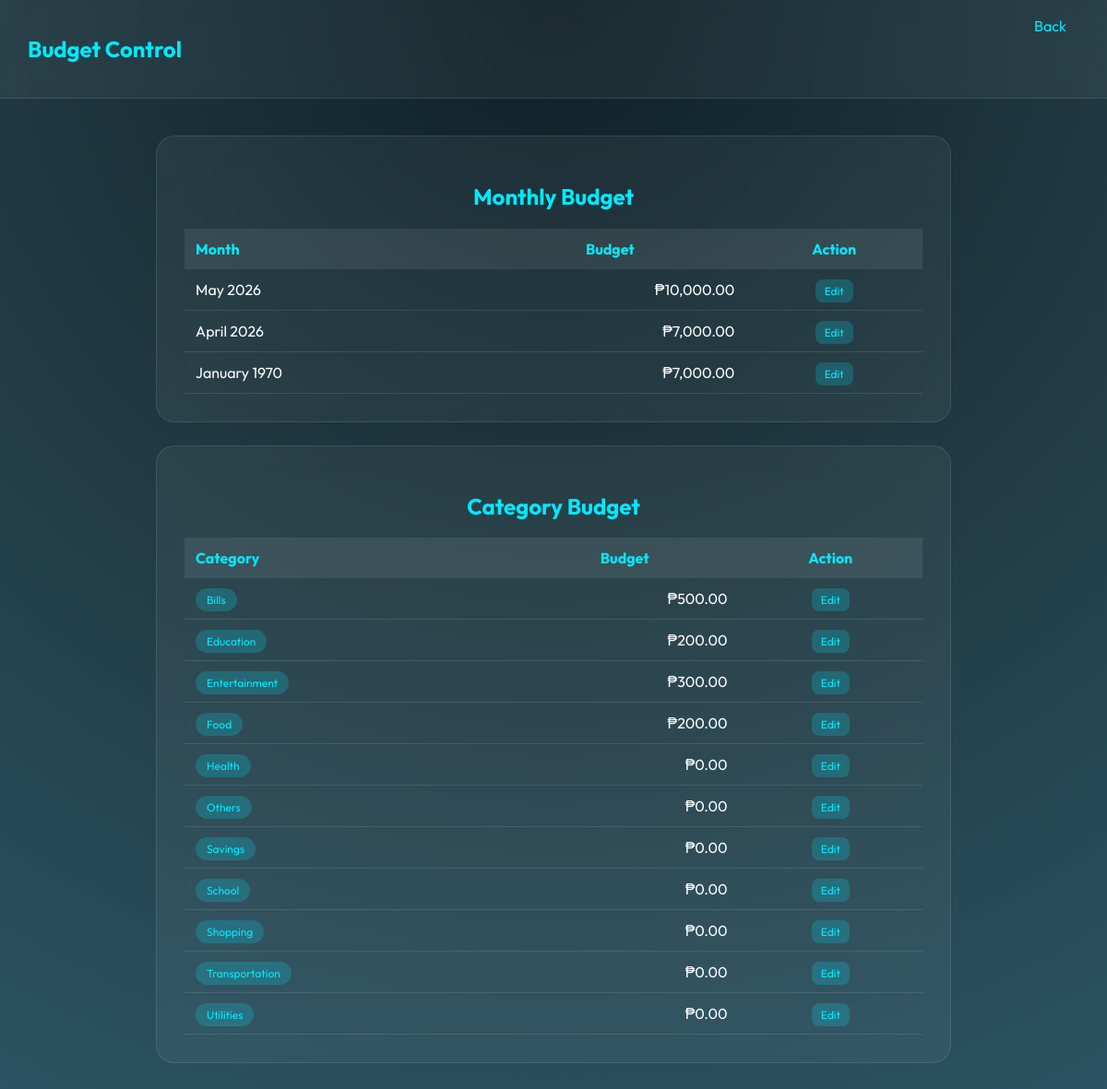
/budget_summary.php, run on the app's committed database.
### tables this page shows
CREATE TABLE `monthly_budget` (
  `id` int(11) NOT NULL,
  `month` varchar(7) NOT NULL,
  `budget_amount` decimal(10,2) NOT NULL,
  `created_at` timestamp NOT NULL DEFAULT current_timestamp()
);

CREATE TABLE `categories_budget` (
  `category_name` varchar(100) NOT NULL,
  `budget_limit` decimal(10,2) NOT NULL,
  `created_at` timestamp NOT NULL DEFAULT current_timestamp()
);

### budget_summary.php (the view, shortened to what this page needs)
<?php
include 'db.php';
$monthly = $conn->query("
    SELECT * FROM monthly_budget ORDER BY month DESC
");
$category = $conn->query("
    SELECT * FROM categories_budget ORDER BY category_name ASC
");
?>
<!DOCTYPE html>
<html lang="en">
<head>
</head>
<body>
<div class="header">
    <h2>Budget Control</h2>
    <div class="nav">
        <a href="set_budget.php">Back</a>
    </div>
</div>
<div class="container">
<div class="card">
<h2>Monthly Budget</h2>
<table>
<tr>
    <th>Month</th>
    <th>Budget</th>
    <th>Action</th>
</tr>
<?php while($row = $monthly->fetch_assoc()): ?>
<tr>
    <td><?php echo date("F Y", strtotime($row['month'])); ?></td>
    <td>₱<?php echo number_format($row['budget_amount'], 2); ?></td>
    <td>
        <a class="edit-btn" href="set_budget.php?edit_month=<?php echo $row['month']; ?>">
            Edit
        </a>
    </td>
</tr>
<?php endwhile; ?>
</table>
</div>
<div class="card">
<h2>Category Budget</h2>
<table>
<tr>
    <th>Category</th>
    <th>Budget</th>
    <th>Action</th>
</tr>
<?php while($row = $category->fetch_assoc()): ?>
<tr>
    <td><span class="badge"><?php echo $row['category_name']; ?></span></td>
    <td>₱<?php echo number_format($row['budget_limit'], 2); ?></td>
    <td>
        <a class="edit-btn" href="set_budget.php?edit_cat=<?php echo $row['category_name']; ?>">
            Edit
        </a>
    </td>
</tr>
<?php endwhile; ?>
</table>
</div>
</div>
</body>
</html>

### budget_summary.php (style rules this page uses)
:root { --bg: radial-gradient(circle at top, #0f2027, #203a43, #2c5364); --card: rgba(255,255,255,0.05); --text: #ffffff; --subtext: rgba(255,255,255,0.7); --header: rgba(255,255,255,0.05); --input-bg: rgba(255,255,255,0.05); --border: rgba(255,255,255,0.2); }
body { margin: 0; font-family: 'Outfit', sans-serif; background: var(--bg); color: var(--text); }
.header { background: var(--header); backdrop-filter: blur(10px); border-bottom: 1px solid rgba(255,255,255,0.1); padding: 18px 30px; display: flex; justify-content: space-between; }
.nav a { color: #00eaff; margin-left: 10px; text-decoration: none; padding: 8px 14px; border-radius: 8px; }
.container { display: flex; flex-direction: column; align-items: center; gap: 25px; padding: 40px; }
.card { background: var(--card); backdrop-filter: blur(15px); width: 100%; max-width: 800px; padding: 30px; border-radius: 20px; border: 1px solid rgba(255,255,255,0.1); }
h2 { text-align: center; color: #00eaff; }
table { width: 100%; border-collapse: collapse; }
th { background: rgba(255,255,255,0.08); color: #00eaff; padding: 12px; text-align: center; }
td { padding: 12px; border-bottom: 1px solid rgba(255,255,255,0.1); text-align: center; }
th:first-child, td:first-child { text-align: left; }
td:nth-child(2) { text-align: right; }
.badge { padding: 5px 12px; background: rgba(0,234,255,0.2); border-radius: 20px; color: #00eaff; font-size: 12px; }
.edit-btn { padding: 5px 10px; background: rgba(0,234,255,0.2); color: #00eaff; border-radius: 8px; text-decoration: none; font-size: 12px; transition: 0.3s; }

### data on the page
monthly_budget: month "May 2026", budget_amount "10,000.00"
monthly_budget: month "April 2026", budget_amount "7,000.00"
monthly_budget: month "January 1970", budget_amount "7,000.00"
categories_budget: category_name "Bills", budget_limit "500.00"
categories_budget: category_name "Education", budget_limit "200.00"
categories_budget: category_name "Entertainment", budget_limit "300.00"
categories_budget: category_name "Food", budget_limit "200.00"
categories_budget: category_name "Health", budget_limit "0.00"
categories_budget: category_name "Others", budget_limit "0.00"
categories_budget: category_name "Savings", budget_limit "0.00"
categories_budget: category_name "School", budget_limit "0.00"
categories_budget: category_name "Shopping", budget_limit "0.00"
categories_budget: category_name "Transportation", budget_limit "0.00"
categories_budget: category_name "Utilities", budget_limit "0.00"
